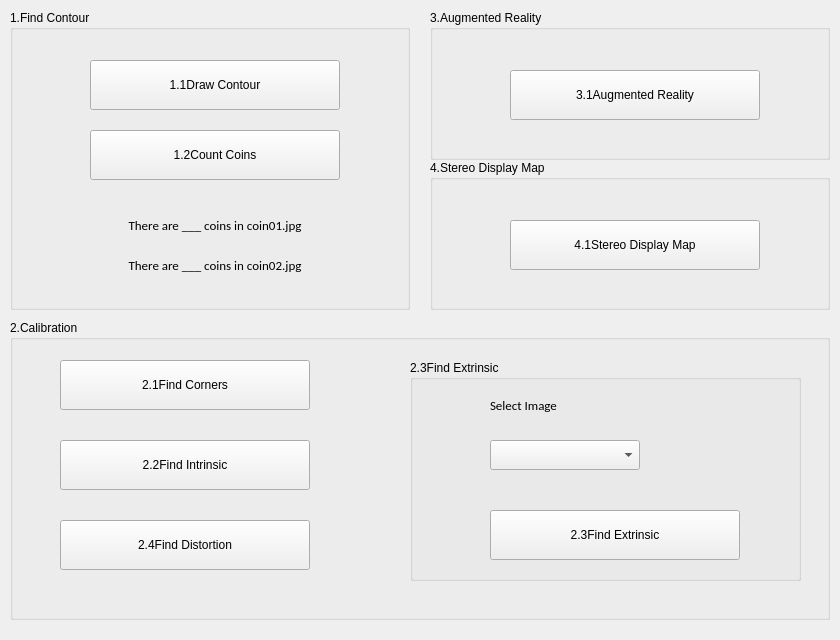
<?xml version="1.0" encoding="UTF-8"?>
<ui version="4.0">
 <class>Form</class>
 <widget class="QWidget" name="Form">
  <property name="geometry">
   <rect>
    <x>0</x>
    <y>0</y>
    <width>840</width>
    <height>640</height>
   </rect>
  </property>
  <property name="windowTitle">
   <string>Form</string>
  </property>
  <widget class="QGroupBox" name="grpUn">
   <property name="geometry">
    <rect>
     <x>10</x>
     <y>10</y>
     <width>400</width>
     <height>300</height>
    </rect>
   </property>
   <property name="title">
    <string>1.Find Contour</string>
   </property>
   <widget class="QPushButton" name="btn1_1">
    <property name="geometry">
     <rect>
      <x>80</x>
      <y>50</y>
      <width>250</width>
      <height>50</height>
     </rect>
    </property>
    <property name="text">
     <string>1.1Draw Contour</string>
    </property>
   </widget>
   <widget class="QPushButton" name="btn1_2">
    <property name="geometry">
     <rect>
      <x>80</x>
      <y>120</y>
      <width>250</width>
      <height>50</height>
     </rect>
    </property>
    <property name="text">
     <string>1.2Count Coins</string>
    </property>
   </widget>
   <widget class="QLabel" name="lbl1_1">
    <property name="geometry">
     <rect>
      <x>80</x>
      <y>200</y>
      <width>250</width>
      <height>30</height>
     </rect>
    </property>
    <property name="font">
     <font>
      <family>Calibri</family>
      <pointsize>10</pointsize>
      <italic>false</italic>
     </font>
    </property>
    <property name="text">
     <string>There are ___ coins in coin01.jpg</string>
    </property>
    <property name="alignment">
     <set>Qt::AlignCenter</set>
    </property>
   </widget>
   <widget class="QLabel" name="lbl1_2">
    <property name="geometry">
     <rect>
      <x>80</x>
      <y>240</y>
      <width>250</width>
      <height>30</height>
     </rect>
    </property>
    <property name="font">
     <font>
      <family>Calibri</family>
      <pointsize>10</pointsize>
      <italic>false</italic>
     </font>
    </property>
    <property name="text">
     <string>There are ___ coins in coin02.jpg</string>
    </property>
    <property name="alignment">
     <set>Qt::AlignCenter</set>
    </property>
   </widget>
  </widget>
  <widget class="QGroupBox" name="grpTrois">
   <property name="geometry">
    <rect>
     <x>430</x>
     <y>10</y>
     <width>400</width>
     <height>150</height>
    </rect>
   </property>
   <property name="title">
    <string>3.Augmented Reality</string>
   </property>
   <widget class="QPushButton" name="btn3_1">
    <property name="geometry">
     <rect>
      <x>80</x>
      <y>60</y>
      <width>250</width>
      <height>50</height>
     </rect>
    </property>
    <property name="text">
     <string>3.1Augmented Reality</string>
    </property>
   </widget>
  </widget>
  <widget class="QGroupBox" name="grpQuatre">
   <property name="geometry">
    <rect>
     <x>430</x>
     <y>160</y>
     <width>400</width>
     <height>150</height>
    </rect>
   </property>
   <property name="title">
    <string>4.Stereo Display Map</string>
   </property>
   <widget class="QPushButton" name="btn4_1">
    <property name="geometry">
     <rect>
      <x>80</x>
      <y>60</y>
      <width>250</width>
      <height>50</height>
     </rect>
    </property>
    <property name="text">
     <string>4.1Stereo Display Map</string>
    </property>
   </widget>
  </widget>
  <widget class="QGroupBox" name="grpDeux">
   <property name="geometry">
    <rect>
     <x>10</x>
     <y>320</y>
     <width>820</width>
     <height>300</height>
    </rect>
   </property>
   <property name="title">
    <string>2.Calibration</string>
   </property>
   <widget class="QPushButton" name="btn2_1">
    <property name="geometry">
     <rect>
      <x>50</x>
      <y>40</y>
      <width>250</width>
      <height>50</height>
     </rect>
    </property>
    <property name="text">
     <string>2.1Find Corners</string>
    </property>
   </widget>
   <widget class="QPushButton" name="btn2_2">
    <property name="geometry">
     <rect>
      <x>50</x>
      <y>120</y>
      <width>250</width>
      <height>50</height>
     </rect>
    </property>
    <property name="text">
     <string>2.2Find Intrinsic</string>
    </property>
   </widget>
   <widget class="QPushButton" name="btn2_4">
    <property name="geometry">
     <rect>
      <x>50</x>
      <y>200</y>
      <width>250</width>
      <height>50</height>
     </rect>
    </property>
    <property name="text">
     <string>2.4Find Distortion</string>
    </property>
   </widget>
   <widget class="QGroupBox" name="grpDeuxTrois">
    <property name="geometry">
     <rect>
      <x>400</x>
      <y>40</y>
      <width>391</width>
      <height>221</height>
     </rect>
    </property>
    <property name="title">
     <string>2.3Find Extrinsic</string>
    </property>
    <widget class="QPushButton" name="btn2_3">
     <property name="geometry">
      <rect>
       <x>80</x>
       <y>150</y>
       <width>250</width>
       <height>50</height>
      </rect>
     </property>
     <property name="text">
      <string>2.3Find Extrinsic</string>
     </property>
    </widget>
    <widget class="QLabel" name="lbl_2_3">
     <property name="geometry">
      <rect>
       <x>80</x>
       <y>30</y>
       <width>250</width>
       <height>30</height>
      </rect>
     </property>
     <property name="font">
      <font>
       <family>Calibri</family>
       <pointsize>10</pointsize>
      </font>
     </property>
     <property name="text">
      <string>Select Image</string>
     </property>
    </widget>
    <widget class="QComboBox" name="comboBox">
     <property name="geometry">
      <rect>
       <x>80</x>
       <y>80</y>
       <width>150</width>
       <height>30</height>
      </rect>
     </property>
    </widget>
   </widget>
  </widget>
 </widget>
 <resources/>
 <connections/>
</ui>
